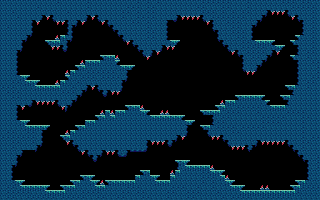

This is a level from a 2D game, rendered from its Tiled map with the project's own tilesets. A one-line summary and the map file follow, with tile-layer data summarised:
An orthogonal 64x40 tile map with 5x5 px tiles, 2 tile layers (Base, Danger).

<map version="1.0" tiledversion="1.1.5" orientation="orthogonal" renderorder="right-down" width="64" height="40" tilewidth="5" tileheight="5" infinite="0" nextobjectid="1">
 <tileset firstgid="1" name="atlas" tilewidth="5" tileheight="5" tilecount="84" columns="14">
  <image source="atlas.png" width="70" height="30" />
 </tileset>
 <layer name="Base" width="64" height="40">
  <data>[2560 cells, 1506 non-empty, 10 distinct tile ids]</data>
 </layer>
 <layer name="Danger" width="64" height="40">
  <data>[2560 cells, 72 non-empty, 2 distinct tile ids]</data>
 </layer>
</map>